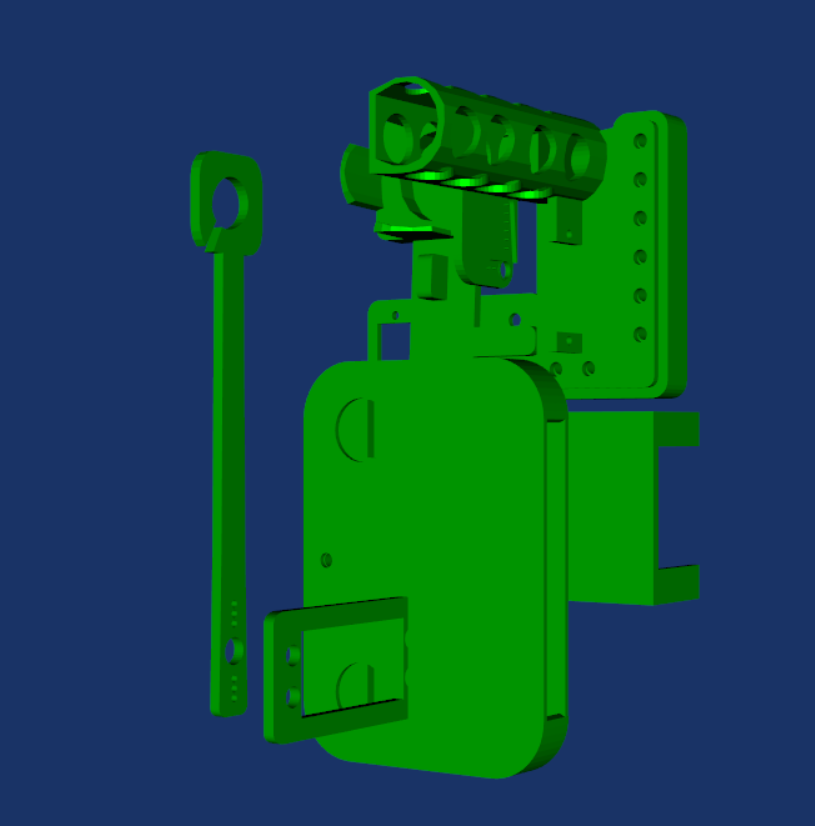

Reproduce this figure in Python.
import vtk
import time

reader1 = vtk.vtkSTLReader()
reader1.SetFileName("arm.stl")
reader2 = vtk.vtkSTLReader()
reader2.SetFileName("arm_motor_base.stl")
reader3 = vtk.vtkSTLReader()
reader3.SetFileName("arming_arm.stl")
reader4 = vtk.vtkSTLReader()
reader4.SetFileName("base_motor_mount.stl")
reader5 = vtk.vtkSTLReader()
reader5.SetFileName("base.stl")
reader6 = vtk.vtkSTLReader()
reader6.SetFileName("controller_bottom.stl")
reader7 = vtk.vtkSTLReader()
reader7.SetFileName("controller_top.stl")
reader8 = vtk.vtkSTLReader()
reader8.SetFileName("plate.stl")
reader9 = vtk.vtkSTLReader()
reader9.SetFileName("tray_gate.stl")
reader10 = vtk.vtkSTLReader()
reader10.SetFileName("tray.stl")

stlMapper1 = vtk.vtkPolyDataMapper()
stlMapper1.SetInputConnection(reader1.GetOutputPort())
stlMapper2 = vtk.vtkPolyDataMapper()
stlMapper2.SetInputConnection(reader2.GetOutputPort())
stlMapper3 = vtk.vtkPolyDataMapper()
stlMapper3.SetInputConnection(reader3.GetOutputPort())
stlMapper4 = vtk.vtkPolyDataMapper()
stlMapper4.SetInputConnection(reader4.GetOutputPort())
stlMapper5 = vtk.vtkPolyDataMapper()
stlMapper5.SetInputConnection(reader5.GetOutputPort())
stlMapper6 = vtk.vtkPolyDataMapper()
stlMapper6.SetInputConnection(reader6.GetOutputPort())
stlMapper7 = vtk.vtkPolyDataMapper()
stlMapper7.SetInputConnection(reader7.GetOutputPort())
stlMapper8 = vtk.vtkPolyDataMapper()
stlMapper8.SetInputConnection(reader8.GetOutputPort())
stlMapper9 = vtk.vtkPolyDataMapper()
stlMapper9.SetInputConnection(reader9.GetOutputPort())
stlMapper10 = vtk.vtkPolyDataMapper()
stlMapper10.SetInputConnection(reader10.GetOutputPort())

property = vtk.vtkProperty()
property.SetColor(0, 1, 0)
property.SetDiffuse(0.7)
property.SetSpecular(0.4)
property.SetSpecularPower(20)

coneActor1 = vtk.vtkActor()
coneActor1.SetMapper(stlMapper1)
coneActor1.SetProperty(property)
coneActor1.SetPosition(20, 17, -122)
coneActor1.SetOrigin(-20, -17, 122)
coneActor2 = vtk.vtkActor()
coneActor2.SetMapper(stlMapper2)
coneActor2.SetProperty(property)
coneActor2.SetPosition(20, 17, -122)
coneActor2.SetOrigin(-20, -17, 122)
coneActor3 = vtk.vtkActor()
coneActor3.SetMapper(stlMapper3)
coneActor3.SetProperty(property)
coneActor3.SetPosition(20, 17, -122)
coneActor3.SetOrigin(-20, -17, 122)
coneActor4 = vtk.vtkActor()
coneActor4.SetMapper(stlMapper4)
coneActor4.SetProperty(property)
coneActor4.SetPosition(20, 17, -122)
coneActor4.SetOrigin(-20, -17, 122)
coneActor5 = vtk.vtkActor()
coneActor5.SetMapper(stlMapper5)
coneActor5.SetProperty(property)
coneActor5.SetPosition(20, 17, -122)
coneActor5.SetOrigin(-20, -17, 122)
coneActor6 = vtk.vtkActor()
coneActor6.SetMapper(stlMapper6)
coneActor6.SetProperty(property)
coneActor6.SetPosition(20, 17, -122)
coneActor6.SetOrigin(-20, -17, 122)
coneActor7 = vtk.vtkActor()
coneActor7.SetMapper(stlMapper7)
coneActor7.SetProperty(property)
coneActor7.SetPosition(20, 17, -122)
coneActor7.SetOrigin(-20, -17, 122)
coneActor8 = vtk.vtkActor()
coneActor8.SetMapper(stlMapper8)
coneActor8.SetProperty(property)
coneActor8.SetPosition(20, 17, -122)
coneActor8.SetOrigin(-20, -17, 122)
coneActor9 = vtk.vtkActor()
coneActor9.SetMapper(stlMapper9)
coneActor9.SetProperty(property)
coneActor9.SetPosition(20, 17, -122)
coneActor9.SetOrigin(-20, -17, 122)
coneActor10 = vtk.vtkActor()
coneActor10.SetMapper(stlMapper10)
coneActor10.SetProperty(property)
coneActor10.SetPosition(20, 17, -122)
coneActor10.SetOrigin(-20, -17, 122)

ren = vtk.vtkRenderer()
ren.AddActor(coneActor1)
ren.AddActor(coneActor2)
ren.AddActor(coneActor3)
ren.AddActor(coneActor4)
ren.AddActor(coneActor5)
ren.AddActor(coneActor6)
ren.AddActor(coneActor7)
ren.AddActor(coneActor8)
ren.AddActor(coneActor9)
ren.AddActor(coneActor10)
ren.SetBackground(0.1, 0.2, 0.4)

renWin = vtk.vtkRenderWindow()
renWin.AddRenderer(ren)
renWin.SetSize(1200, 1200)

for i in range(0, 40):
    time.sleep(0.1)
    renWin.Render()
    ren.GetActiveCamera().Azimuth(1)
for i in range(0, 20):
    time.sleep(0.1)
    renWin.Render()
    coneActor1.RotateX(1)
    coneActor3.RotateX(1)
    ren.GetActiveCamera().Azimuth(1)
for i in range(0, 40):
    time.sleep(0.1)
    renWin.Render()
    ren.GetActiveCamera().Azimuth(1)
